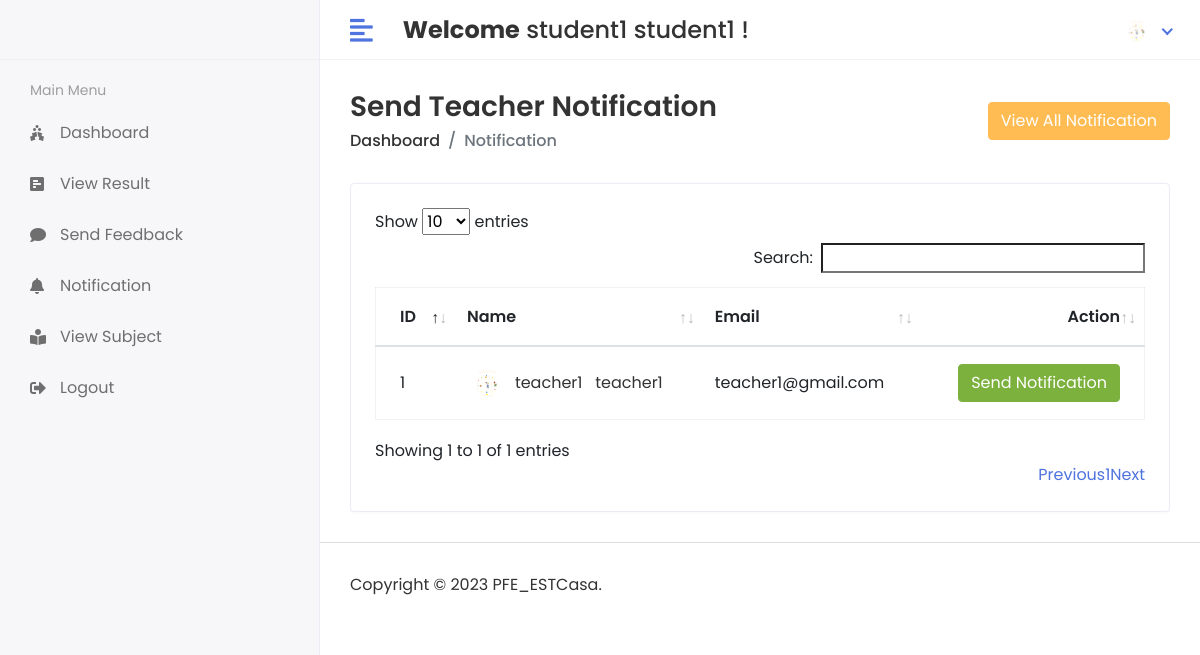
The app's page /HOD/Teacher/Send_Notification (signed in) with its own data.
### app/models.py (models this page shows, shortened)
class CustomUser(AbstractUser):
    USER = (
        ('1','HOD'),
        ('2','STAFF'),
        ('3','STUDENT'),
    )
    user_type = models.CharField(choices=USER,max_length=50,default=1 )
    profile_pic = models.ImageField(upload_to = 'media/profile_pic')

class Teacher(models.Model):
    admin = models.OneToOneField(CustomUser,on_delete=models.CASCADE)
    created_at = models.DateTimeField(auto_now_add=True)
    updated_at = models.DateTimeField(auto_now=True)
    teacher_id = models.CharField(max_length=50)
    GENDER_CHOICES = (
        ('M', 'Male'),
        ('F', 'Female'),
    )
    gender = models.CharField(max_length=10, choices=GENDER_CHOICES)
    date_of_birth = models.DateField()
    mobile = models.CharField(max_length=10)
    join_date = models.DateField()
    qualification = models.CharField(max_length=100)
    experience = models.CharField(max_length=100)
    address = models.TextField()
    city = models.CharField(max_length=50)
    zip_code = models.CharField(max_length=10)
    country = models.CharField(max_length=50)

### project/Hod_Views.py (the view)
# urls.py: path('HOD/Teacher/Send_Notification',Hod_Views.STAFF_SEND_NOTIFICATION, name="staff_send_notification"),
@login_required(login_url='/')
def STAFF_SEND_NOTIFICATION(request):
    staff = Teacher.objects.all()
    see_notification = Staff_Notification.objects.all().order_by('-id')[0:5]
    context = {
        'staff' : staff,
        'see_notification' : see_notification
    }
    return render(request, 'Hod/staff_notification.html',context)

### templates/Hod/staff_notification.html (shortened to what this page needs)
<link href="https://cdn.jsdelivr.net/npm/bootstrap@5.3.0-alpha2/dist/css/bootstrap.min.css" rel="stylesheet"
>
{% extends 'base.html' %}
{% block content %}
<div class="page-header">
   <div class="row align-items-center">
      <div class="col">
         <h3 class="page-title">Send Teacher Notification</h3>
         <ul class="breadcrumb">
            <li class="breadcrumb-item"><a href="index.html">Dashboard</a></li>
            <li class="breadcrumb-item active">Notification</li>
         </ul>
      </div>
      <div class="col-auto text-right float-right ml-auto">
        <button type="button" class="btn btn-primary" data-toggle="modal" data-target="#exampleModalCenter">
            View All Notification
          </button>
      </div>
   </div>
</div>
<div class="row">
    <div class="col-sm-12">
        <div class="card card-table">
            <div class="card-body">
                <div class="table-responsive">
                    <table id="table_id" class="table table-hover table-center mb-0 ">
                        <thead>
                            <tr>
                                <th>ID</th>
                                <th>Name</th>
                                <th>Email</th>
                                <th class="text-right">Action</th>
                            </tr>
                        </thead>
                        <tbody>
                            {% for i in staff %}
                            <tr>
                                <td>{{i.id}}</td>
                                <td>
                                    <h2 class="table-avatar">
                                        <a href="teacher-details.html"
                                            class="avatar avatar-sm mr-2"><img
                                                class="avatar-img rounded-circle"
                                                src="/{{i.admin.profile_pic}}"
                                                alt="User Image"></a>
                                        <a href="teacher-details.html">{{i.admin.first_name}} &nbsp {{i.admin.last_name}}</a>
                                    </h2>
                                </td>
                                <td>{{i.admin.email}}</td>
                                <td class="text-right">
                                    <button type="button" class="btn btn-success" data-toggle="modal" data-target="#sendnotification-{{forloop.counter}}">
                                        Send Notification
                                      </button>
                                </td>
                            </tr>
                            {% endfor %}
                        </tbody>
                    </table>
                </div>
            </div>
        </div>
    </div>
</div>
</div>
{% endblock %}

### templates/includes/header.html (shortened to what this page needs)
{% load static %}
<div class="header">
   <div class="header-left">
   </div>
    <a href="javascript:void(0);" id="toggle_btn">
       <i class="fas fa-align-left"></i>
    </a>
    <div class="top-nav-search mt-3">
       <h4><strong>Welcome</strong><span> {{user.first_name}} {{user.last_name}}</span>&nbsp!</h4>
    </div>
    <ul class="nav user-menu">
       <li class="nav-item dropdown noti-dropdown">
          <a href="#" class="dropdown-toggle nav-link" data-toggle="dropdown">
          </a>
       </li>
       <li class="nav-item dropdown has-arrow">
          <a href="#" class="dropdown-toggle nav-link" data-toggle="dropdown">
            {% if user.profile_pic == "" %}
            <span class="user-img"><img class="rounded-circle" src="{% static 'assets/img/profiles/defaultimage.jpg' %}" width="31" alt="Profile"></span>
            {% else %}
             <span class="user-img"><img class="rounded-circle" src="/{{user.profile_pic}}" width="31" alt="Profile"></span>
            {% endif %}
          </a>
       </li>
    </ul>
 </div>

### static/assets/css/style.css (style rules this page uses)
html { height: 100%; }
body { background-color: #fff; color: #333; font-family: 'Poppins', sans-serif; font-size: 1rem; height: 100%; line-height: 1.5; overflow-x: hidden; }
h1, h2, h3, h4, h5, h6 { font-family: 'Poppins', sans-serif; margin-top: 0; }
a { color: #4F73DF; }
input, button, a { transition: all 0.4s ease; -moz-transition: all 0.4s ease; -o-transition: all 0.4s ease; -ms-transition: all 0.4s ease; -webkit-transition: all 0.4s ease; }
input, input:focus, button, button:focus { outline: none; }
ul, ol { padding: 0px; list-style: none; }
.table { color: #333; max-width: 100%; margin-bottom: 0; width: 100%; }
.table.dataTable { border-collapse: collapse !important; border: 1px solid rgba(0, 0, 0, 0.05); }
table.table td h2 { display: inline-block; font-size: inherit; font-weight: 400; margin: 0; padding: 0; vertical-align: middle; }
table.table td h2.table-avatar { align-items: center; display: inline-flex; font-size: inherit; font-weight: 400; margin: 0; padding: 0; vertical-align: middle; white-space: nowrap; }
table.table td h2 a { color: #333; }
.table thead tr th { font-weight: 600; }
.table tbody tr { border-bottom: 1px solid rgba(0, 0, 0, 0.05); }
.table.table-center td, .table.table-center th { vertical-align: middle; }
.card-table .card-body .table > thead > tr > th { border-top: 0; }
.card-table .card-body .table tr td:first-child, .card-table .card-body .table tr th:first-child { padding-left: 1.5rem; }
.card-table .card-body .table tr td:last-child, .card-table .card-body .table tr th:last-child { padding-right: 1.5rem; }
.card-table .table td, .card-table .table th { border-top: 1px solid #e2e5e8; padding: 1rem 0.75rem; white-space: nowrap; }
.btn-primary { background-color: #FFBC53; border: 1px solid #FFBC53; }
.btn-success { background-color: #7bb13c; border: 1px solid #7bb13c }
.card { border: 1px solid #ececf5; box-shadow: 0 1px 3px 0 rgba(0, 0, 0, 0.03); margin-bottom: 1.875rem; }
.card-body { padding: 1.5rem; }
.avatar { position: relative; display: inline-block; width: 3rem; height: 3rem }
.avatar > img { width: 100%; height: 100%; -o-object-fit: cover; object-fit: cover; }
.avatar-sm { width: 2.5rem; height: 2.5rem; }
.header { background-color: #fff; border-bottom: 1px solid #f3f3f4; left: 0; position: fixed; right: 0; top: 0; z-index: 1001; height: 60px; }
.header .header-left { float: left; height: 60px; padding: 0 20px; position: relative; width: 320px; z-index: 1; transition: all 0.2s ease-in-out; background-color: #f7f7fa; border-bottom: 1px solid #efefef; border-right: 1px solid #ececf5; display: flex; align-items: center; }
.header .dropdown-toggle:after { display: none; }
.header .has-arrow .dropdown-toggle:after { border-top: 0; border-left: 0; border-bottom: 2px solid #4F73DF; border-right: 2px solid #4F73DF; content: ''; height: 8px; display: inline-block; pointer-events: none; -webkit-transform-origin: 66% 66%; -ms-transform-origin: 66% 66%; transform-origin: 66% 66%; -webkit-transform: rotate(45deg); -ms-transform: rotate(45deg); transform: rotate(45deg); -webkit-transition: all 0.15s ease-in-out; transition: all 0.15s ease-in-out; width: 8px; vertical-align: 0px; }
.user-menu { float: right; margin: 0; position: relative; z-index: 99; padding-right: 15px; }
.user-menu.nav > li > a { color: #a0a0a0; font-size: 14px; line-height: 58px; padding: 0 15px; height: 60px; }
.user-img { margin-right: 3px; position: relative; }
.top-nav-search { float: left; margin-left: 15px; }
.page-header { margin-bottom: 1.875rem; }
.page-header .breadcrumb { background-color: transparent; color: #6c757d; font-size: 1rem; font-weight: 500; margin-bottom: 0; padding: 0; }
.page-header .breadcrumb a { color: #333; }
.page-title { font-size: 28px; font-weight: 600; color: #333; margin-bottom: 5px; }
@media (min-width: 992px) { #toggle_btn { align-items: center; color: #4F73DF; display: inline-flex; float: left; font-size: 26px; height: 60px; justify-content: center; margin-left: 15px; padding: 0 15px; } }

### records on screen
CustomUser: first_name "student1", last_name "student1", profile_pic (picture)
Teacher: id "1", admin.profile_pic (picture), admin.first_name "teacher1", admin.last_name "teacher1", admin.email "teacher1@gmail.com"
